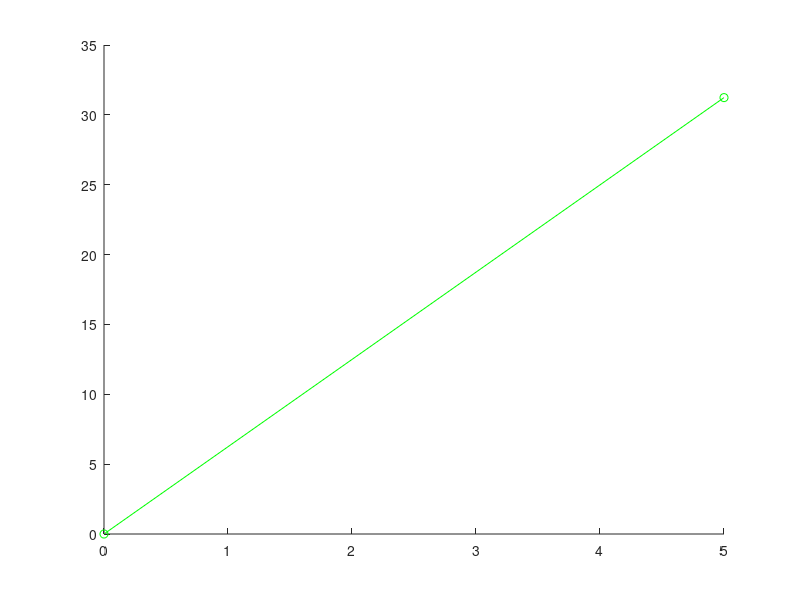

Recreate this plot in MATLAB.
clear
close all

f=inline('9.8-0.196*y');
x0=input('Introduzca el valor inicial para x0: ');
y0=input('Introduzca el valor inicial para y0: ');
DeltaX=input('Introduzca el incremento inicial: ');
Xap=input('Introduzca el valor a aproximar: ');

x=0:DeltaX:Xap
ysol=50-50*e.^(-0.196*x);
hold on
plot(x,ysol,'o-g');

fprintf('RK4\n');
x0(1)=x0
y0(1)=y0
n=1
while x0 < Xap
    x0(n+1)=x0(n) + DeltaX
    K01=f(y0(n),x0(n));
    K02=f(y0(n)+0.5.*K01.*DeltaX, x0(n)+0.5.*DeltaX);
    K03=f(y0(n)+0.5.*K02.*DeltaX, x0(n)+0.5.*DeltaX);
    K04=f(y0(n)+K03.*DeltaX, x0(n)+DeltaX);
    phi=(1/6)*(K01+2.*K02+2.*K03+K04);
    y0(n+1)=y0(n)+phi.*DeltaX
    n=n+1
end

plot(x0,y0,'-r');
